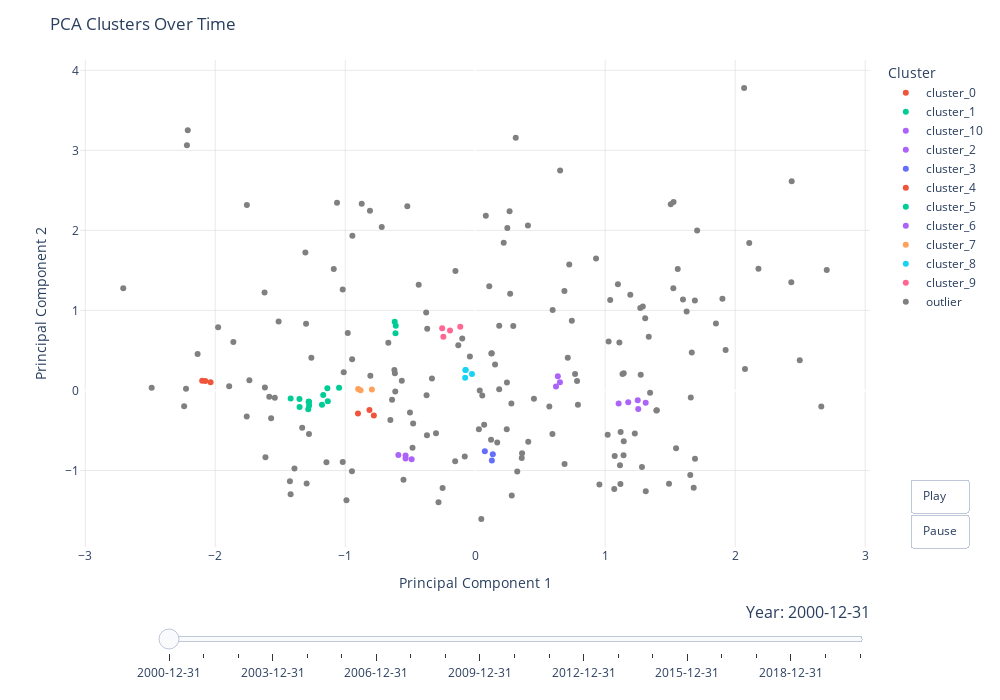

Source (notebook cell):
### Code cell
# Optional: Create another version with outliers visible for comparison
interactive_fig_with_outliers = create_interactive_cluster_plot(data_pca_df, hide_outliers=False, is_tsne=False)
interactive_fig_with_outliers.show()

# Save this version too
interactive_fig_with_outliers.write_html(f'output/plots/interactive_clusters_{DATE_RANGE}_with_outliers.html')

### Figure 1 — Plotly figure (JSON) as saved in the notebook; plotly's stock layout.template omitted (floating-point values rounded to 4 significant figures; data arrays with more than 128 entries replaced by an {"elided": "..."} marker saying what was removed)
{"data": [{"hovertemplate": "<b>%{hovertext}</b><br><br>Cluster_Label=cluster_0<br>PC1=%{x}<br>PC2=%{y}<extra></extra>", "hovertext": ["Africa Western and Central", "Seychelles", "Tajikistan"], "legendgroup": "cluster_0", "marker": {"color": "#EF553B", "symbol": "circle"}, "mode": "markers", "name": "cluster_0", "orientation": "v", "showlegend": true, "type": "scatter", "x": [-0.8136, -0.7799, -0.9022], "xaxis": "x", "y": [-0.2458, -0.3117, -0.2867], "yaxis": "y"}, {"hovertemplate": "<b>%{hovertext}</b><br><br>Cluster_Label=cluster_1<br>PC1=%{x}<br>PC2=%{y}<extra></extra>", "hovertext": ["Azerbaijan", "Iraq", "Trinidad and Tobago"], "legendgroup": "cluster_1", "marker": {"color": "#00cc96", "symbol": "circle"}, "mode": "markers", "name": "cluster_1", "orientation": "v", "showlegend": true, "type": "scatter", "x": [-0.6115, -0.6196, -0.6133], "xaxis": "x", "y": [0.8085, 0.8579, 0.7144], "yaxis": "y"}, {"hovertemplate": "<b>%{hovertext}</b><br><br>Cluster_Label=cluster_10<br>PC1=%{x}<br>PC2=%{y}<extra></extra>", "hovertext": ["Armenia", "Turkiye", "Viet Nam"], "legendgroup": "cluster_10", "marker": {"color": "#ab63fa", "symbol": "circle"}, "mode": "markers", "name": "cluster_10", "orientation": "v", "showlegend": true, "type": "scatter", "x": [0.6355, 0.6516, 0.6213], "xaxis": "x", "y": [0.1774, 0.103, 0.0488], "yaxis": "y"}, {"hovertemplate": "<b>%{hovertext}</b><br><br>Cluster_Label=cluster_2<br>PC1=%{x}<br>PC2=%{y}<extra></extra>", "hovertext": ["Bahamas, The", "Dominica", "Greenland", "Qatar"], "legendgroup": "cluster_2", "marker": {"color": "#ab63fa", "symbol": "circle"}, "mode": "markers", "name": "cluster_2", "orientation": "v", "showlegend": true, "type": "scatter", "x": [-0.4891, -0.5359, -0.5914, -0.5361], "xaxis": "x", "y": [-0.86, -0.8121, -0.8052, -0.851], "yaxis": "y"}, {"hovertemplate": "<b>%{hovertext}</b><br><br>Cluster_Label=cluster_3<br>PC1=%{x}<br>PC2=%{y}<extra></extra>", "hovertext": ["Barbados", "Bermuda", "Cayman Islands"], "legendgroup": "cluster_3", "marker": {"color": "#636efa", "symbol": "circle"}, "mode": "markers", "name": "cluster_3", "orientation": "v", "showlegend": true, "type": "scatter", "x": [0.1354, 0.1279, 0.07386], "xaxis": "x", "y": [-0.7986, -0.8755, -0.7586], "yaxis": "y"}, {"hovertemplate": "<b>%{hovertext}</b><br><br>Cluster_Label=cluster_4<br>PC1=%{x}<br>PC2=%{y}<extra></extra>", "hovertext": ["Burundi", "Egypt, Arab Rep.", "Uganda"], "legendgroup": "cluster_4", "marker": {"color": "#EF553B", "symbol": "circle"}, "mode": "markers", "name": "cluster_4", "orientation": "v", "showlegend": true, "type": "scatter", "x": [-2.101, -2.036, -2.077], "xaxis": "x", "y": [0.122, 0.1024, 0.1185], "yaxis": "y"}, {"hovertemplate": "<b>%{hovertext}</b><br><br>Cluster_Label=cluster_5<br>PC1=%{x}<br>PC2=%{y}<extra></extra>", "hovertext": ["Comoros", "Ethiopia", "Haiti", "Heavily indebted poor countries (HIPC)", "IDA only", "IDA total", "Least developed countries: UN classification", "Low income", "Madagascar", "Pre-demographic dividend", "Sub-Saharan Africa", "Sub-Saharan Africa (IDA & IBRD countries)", "Sub-Saharan Africa (excluding high income)"], "legendgroup": "cluster_5", "marker": {"color": "#00cc96", "symbol": "circle"}, "mode": "markers", "name": "cluster_5", "orientation": "v", "showlegend": true, "type": "scatter", "x": [-1.138, -1.179, -1.169, -1.351, -1.134, -1.048, -1.278, -1.42, -1.352, -1.285, -1.28, -1.28, -1.28], "xaxis": "x", "y": [0.02728, -0.1781, -0.05834, -0.2059, -0.1335, 0.03317, -0.1887, -0.09982, -0.1081, -0.2335, -0.1426, -0.1426, -0.1426], "yaxis": "y"}, {"hovertemplate": "<b>%{hovertext}</b><br><br>Cluster_Label=cluster_6<br>PC1=%{x}<br>PC2=%{y}<extra></extra>", "hovertext": ["Brunei Darussalam", "Euro area", "Isle of Man", "OECD members", "Post-demographic dividend"], "legendgroup": "cluster_6", "marker": {"color": "#ab63fa", "symbol": "circle"}, "mode": "markers", "name": "cluster_6", "orientation": "v", "showlegend": true, "type": "scatter", "x": [1.103, 1.25, 1.311, 1.254, 1.177], "xaxis": "x", "y": [-0.1638, -0.1217, -0.1551, -0.233, -0.1486], "yaxis": "y"}, {"hovertemplate": "<b>%{hovertext}</b><br><br>Cluster_Label=cluster_7<br>PC1=%{x}<br>PC2=%{y}<extra></extra>", "hovertext": ["Ghana", "Korea, Dem. People's Rep.", "Lao PDR"], "legendgroup": "cluster_7", "marker": {"color": "#FFA15A", "symbol": "circle"}, "mode": "markers", "name": "cluster_7", "orientation": "v", "showlegend": true, "type": "scatter", "x": [-0.8821, -0.7953, -0.9008], "xaxis": "x", "y": [0.003432, 0.01225, 0.01676], "yaxis": "y"}, {"hovertemplate": "<b>%{hovertext}</b><br><br>Cluster_Label=cluster_8<br>PC1=%{x}<br>PC2=%{y}<extra></extra>", "hovertext": ["India", "South Asia", "South Asia (IDA & IBRD)", "United Arab Emirates"], "legendgroup": "cluster_8", "marker": {"color": "#19d3f3", "symbol": "circle"}, "mode": "markers", "name": "cluster_8", "orientation": "v", "showlegend": true, "type": "scatter", "x": [-0.02515, -0.0744, -0.07469, -0.07757], "xaxis": "x", "y": [0.2057, 0.2558, 0.2559, 0.16], "yaxis": "y"}, {"hovertemplate": "<b>%{hovertext}</b><br><br>Cluster_Label=cluster_9<br>PC1=%{x}<br>PC2=%{y}<extra></extra>", "hovertext": ["IDA & IBRD total", "Low & middle income", "Middle income", "Small states"], "legendgroup": "cluster_9", "marker": {"color": "#FF6692", "symbol": "circle"}, "mode": "markers", "name": "cluster_9", "orientation": "v", "showlegend": true, "type": "scatter", "x": [-0.2542, -0.2452, -0.194, -0.1151], "xaxis": "x", "y": [0.7773, 0.6711, 0.7485, 0.7968], "yaxis": "y"}, {"hovertemplate": "<b>%{hovertext}</b><br><br>Cluster_Label=outlier<br>PC1=%{x}<br>PC2=%{y}<extra></extra>", "hovertext": {"elided": "168 str values"}, "legendgroup": "outlier", "marker": {"color": "grey", "symbol": "circle"}, "mode": "markers", "name": "outlier", "orientation": "v", "showlegend": true, "type": "scatter", "x": {"elided": "168 float values"}, "xaxis": "x", "y": {"elided": "168 float values"}, "yaxis": "y"}], "layout": {"dragmode": "pan", "height": 700, "hovermode": "closest", "legend": {"title": {"text": "Cluster"}, "tracegroupgap": 0}, "margin": {"t": 60}, "modebar": {"add": ["pan2d", "zoom2d", "resetScale2d", "toImage"], "remove": ["lasso2d", "select2d"]}, "plot_bgcolor": "white", "sliders": [{"active": 0, "currentvalue": {"font": {"size": 16}, "prefix": "Year: ", "visible": true, "xanchor": "right"}, "len": 0.9, "pad": {"b": 10, "t": 50}, "steps": [{"args": [["2000-12-31"], {"frame": {"duration": 500, "redraw": true}, "mode": "immediate", "transition": {"duration": 500}}], "label": "2000-12-31", "method": "animate"}, {"args": [["2001-12-31"], {"frame": {"duration": 500, "redraw": true}, "mode": "immediate", "transition": {"duration": 500}}], "label": "2001-12-31", "method": "animate"}, {"args": [["2002-12-31"], {"frame": {"duration": 500, "redraw": true}, "mode": "immediate", "transition": {"duration": 500}}], "label": "2002-12-31", "method": "animate"}, {"args": [["2003-12-31"], {"frame": {"duration": 500, "redraw": true}, "mode": "immediate", "transition": {"duration": 500}}], "label": "2003-12-31", "method": "animate"}, {"args": [["2004-12-31"], {"frame": {"duration": 500, "redraw": true}, "mode": "immediate", "transition": {"duration": 500}}], "label": "2004-12-31", "method": "animate"}, {"args": [["2005-12-31"], {"frame": {"duration": 500, "redraw": true}, "mode": "immediate", "transition": {"duration": 500}}], "label": "2005-12-31", "method": "animate"}, {"args": [["2006-12-31"], {"frame": {"duration": 500, "redraw": true}, "mode": "immediate", "transition": {"duration": 500}}], "label": "2006-12-31", "method": "animate"}, {"args": [["2007-12-31"], {"frame": {"duration": 500, "redraw": true}, "mode": "immediate", "transition": {"duration": 500}}], "label": "2007-12-31", "method": "animate"}, {"args": [["2008-12-31"], {"frame": {"duration": 500, "redraw": true}, "mode": "immediate", "transition": {"duration": 500}}], "label": "2008-12-31", "method": "animate"}, {"args": [["2009-12-31"], {"frame": {"duration": 500, "redraw": true}, "mode": "immediate", "transition": {"duration": 500}}], "label": "2009-12-31", "method": "animate"}, {"args": [["2010-12-31"], {"frame": {"duration": 500, "redraw": true}, "mode": "immediate", "transition": {"duration": 500}}], "label": "2010-12-31", "method": "animate"}, {"args": [["2011-12-31"], {"frame": {"duration": 500, "redraw": true}, "mode": "immediate", "transition": {"duration": 500}}], "label": "2011-12-31", "method": "animate"}, {"args": [["2012-12-31"], {"frame": {"duration": 500, "redraw": true}, "mode": "immediate", "transition": {"duration": 500}}], "label": "2012-12-31", "method": "animate"}, {"args": [["2013-12-31"], {"frame": {"duration": 500, "redraw": true}, "mode": "immediate", "transition": {"duration": 500}}], "label": "2013-12-31", "method": "animate"}, {"args": [["2014-12-31"], {"frame": {"duration": 500, "redraw": true}, "mode": "immediate", "transition": {"duration": 500}}], "label": "2014-12-31", "method": "animate"}, {"args": [["2015-12-31"], {"frame": {"duration": 500, "redraw": true}, "mode": "immediate", "transition": {"duration": 500}}], "label": "2015-12-31", "method": "animate"}, {"args": [["2016-12-31"], {"frame": {"duration": 500, "redraw": true}, "mode": "immediate", "transition": {"duration": 500}}], "label": "2016-12-31", "method": "animate"}, {"args": [["2017-12-31"], {"frame": {"duration": 500, "redraw": true}, "mode": "immediate", "transition": {"duration": 500}}], "label": "2017-12-31", "method": "animate"}, {"args": [["2018-12-31"], {"frame": {"duration": 500, "redraw": true}, "mode": "immediate", "transition": {"duration": 500}}], "label": "2018-12-31", "method": "animate"}, {"args": [["2019-12-31"], {"frame": {"duration": 500, "redraw": true}, "mode": "immediate", "transition": {"duration": 500}}], "label": "2019-12-31", "method": "animate"}, {"args": [["Average"], {"frame": {"duration": 500, "redraw": true}, "mode": "immediate", "transition": {"duration": 500}}], "label": "Average", "method": "animate"}], "transition": {"duration": 500}, "x": 0.1, "xanchor": "left", "y": 0, "yanchor": "top"}], "title": {"text": "PCA Clusters Over Time "}, "updatemenus": [{"buttons": [{"args": [null, {"frame": {"duration": 1000, "redraw": true}, "fromcurrent": true}], "label": "Play", "method": "animate"}, {"args": [[null], {"frame": {"duration": 0, "redraw": false}, "mode": "immediate", "transition": {"duration": 0}}], "label": "Pause", "method": "animate"}], "showactive": false, "type": "buttons", "x": 1.05, "xanchor": "left", "y": 0, "yanchor": "bottom"}], "width": 1000, "xaxis": {"anchor": "y", "domain": [0, 1], "gridcolor": "lightgray", "gridwidth": 0.5, "showgrid": true, "title": {"text": "Principal Component 1"}}, "yaxis": {"anchor": "x", "domain": [0, 1], "gridcolor": "lightgray", "gridwidth": 0.5, "showgrid": true, "title": {"text": "Principal Component 2"}}}}
